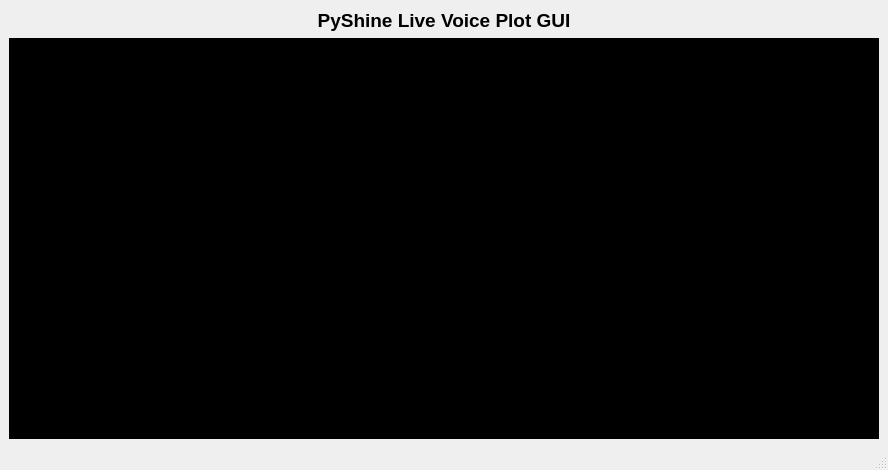
<?xml version="1.0" encoding="UTF-8"?>
<ui version="4.0">
 <class>MainWindow</class>
 <widget class="QMainWindow" name="MainWindow">
  <property name="geometry">
   <rect>
    <x>0</x>
    <y>0</y>
    <width>888</width>
    <height>470</height>
   </rect>
  </property>
  <property name="windowTitle">
   <string>MainWindow</string>
  </property>
  <widget class="QWidget" name="centralwidget">
   <layout class="QGridLayout" name="gridLayout_5">
    <item row="0" column="0">
     <layout class="QGridLayout" name="gridLayout_4">
      <item row="1" column="1">
       <widget class="QWidget" name="widget" native="true">
        <property name="styleSheet">
         <string notr="true">background-color: rgb(0, 0, 0);</string>
        </property>
       </widget>
      </item>
      <item row="2" column="1">
       <spacer name="horizontalSpacer">
        <property name="orientation">
         <enum>Qt::Horizontal</enum>
        </property>
        <property name="sizeHint" stdset="0">
         <size>
          <width>778</width>
          <height>0</height>
         </size>
        </property>
       </spacer>
      </item>
      <item row="1" column="0">
       <spacer name="verticalSpacer">
        <property name="orientation">
         <enum>Qt::Vertical</enum>
        </property>
        <property name="sizeHint" stdset="0">
         <size>
          <width>0</width>
          <height>40</height>
         </size>
        </property>
       </spacer>
      </item>
      <item row="0" column="1">
       <widget class="QLabel" name="label">
        <property name="text">
         <string>&lt;html&gt;&lt;head/&gt;&lt;body&gt;&lt;p&gt;&lt;span style=&quot; font-size:14pt; font-weight:600;&quot;&gt;PyShine Live Voice Plot GUI&lt;/span&gt;&lt;/p&gt;&lt;/body&gt;&lt;/html&gt;</string>
        </property>
        <property name="alignment">
         <set>Qt::AlignCenter</set>
        </property>
       </widget>
      </item>
     </layout>
    </item>
   </layout>
  </widget>
  <widget class="QStatusBar" name="statusbar"/>
 </widget>
 <resources/>
 <connections/>
</ui>
